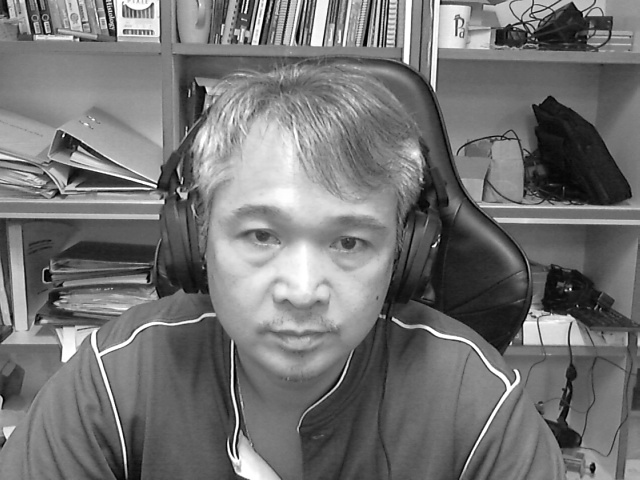
#> input picture semester - 2/Module/wacharin/Image for Testing/for average background subtraction/ajboy.jpg, 640 x 480 px
$ python 'ch - 12.py'
#> lines starting #> are read from the running program, lines starting #| are printed output that depends on the picture
import numpy as np
import cv2
import math

print("My ID is: 6610110096")
# อ่านภาพ
image = cv2.imread("Image for Testing/for average background subtraction/ajboy.jpg")
#> image is the input picture: shape (480, 640, 3); min 0, max 255, mean 115.6

# Get the dimensions of the image
(h, w) = image.shape[:2]
#> h = 480; w = 640

# Calculate the center of the image
center = (w // 2, h // 2)
#> center = (320, 240)

# Define the rotation angle
degree = 45
rad = math.radians(degree)
cost = math.cos(rad)
sint = math.sin(rad)

# Define the rotation matrix
tmatrix = np.float32([[cost, -sint, (1 - cost) * center[0] + sint * center[1]],
                      [sint, cost, (1 - cost) * center[1] - sint * center[0]]])

# Apply the rotation matrix to the image
rotated = cv2.warpAffine(image, tmatrix, (w, h))
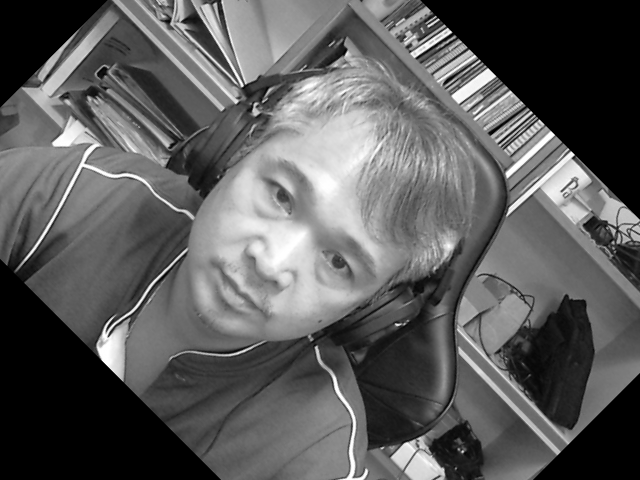
#> rotated: shape (480, 640, 3); min 0, max 255, mean 91.8

# แสดงผล
cv2.imshow('Rotated Image', rotated)
cv2.waitKey(0)
cv2.destroyAllWindows()

$ run again, with semester - 2/Module/wacharin/Image for Testing/for average background subtraction/0.jpg copied over semester - 2/Module/wacharin/Image for Testing/for average background subtraction/ajboy.jpg
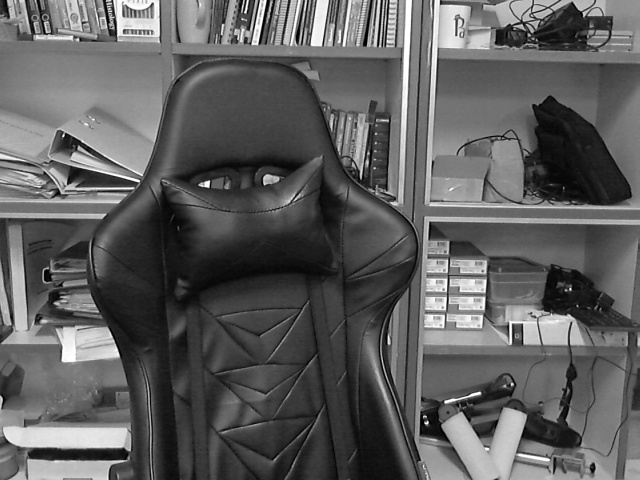
#> input picture semester - 2/Module/wacharin/Image for Testing/for average background subtraction/0.jpg, 640 x 480 px
#> image is the input picture: shape (480, 640, 3); min 0, max 255, mean 94.2
#> `rotated = cv2.warpAffine(image, tmatrix, (w, h))`:
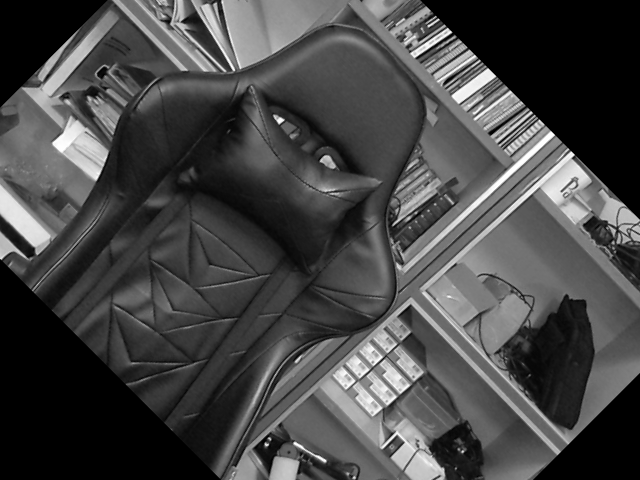
#> rotated: shape (480, 640, 3); min 0, max 255, mean 70
